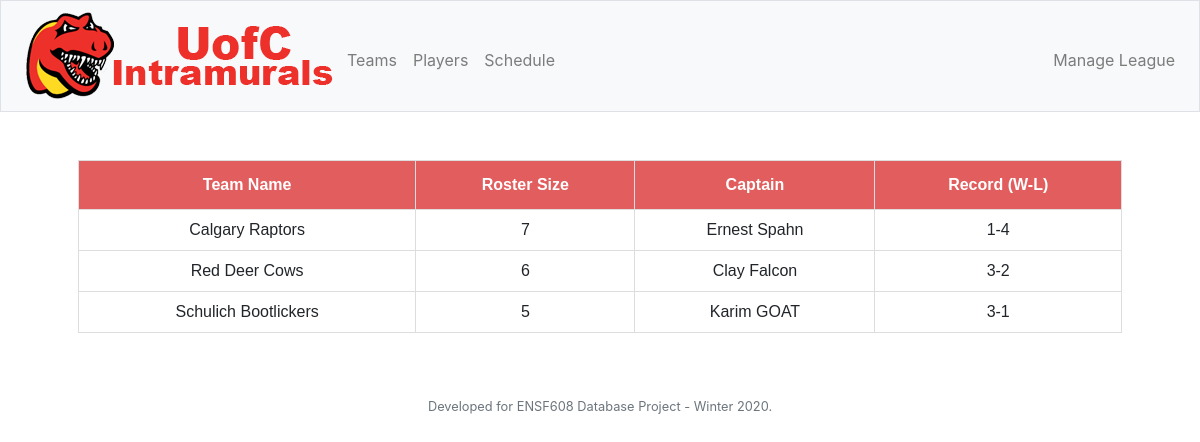
/index, run on the app's committed database.
### tables this page shows
CREATE TABLE "User" (
	"user_id"	INTEGER NOT NULL PRIMARY KEY AUTOINCREMENT UNIQUE,
	"first_name"	TEXT,
	"last_name"	TEXT,
	"email"	TEXT,
	"phone"	TEXT
);

CREATE TABLE "Team" (
	"team_id"	INTEGER NOT NULL PRIMARY KEY AUTOINCREMENT UNIQUE,
	"team_name"	TEXT,
	"roster_id"	INTEGER
);

CREATE TABLE "Roster" (
	"roster_id"	INTEGER NOT NULL PRIMARY KEY AUTOINCREMENT UNIQUE,
	"roster_size"	INTEGER,
	"captain_id"	INTEGER
);

### app/routes.py (the view)
@app.route('/index')
def index():
    result = db.execute(
        "SELECT Team.team_name, Roster.roster_size, User.first_name AS captain_first_name, User.last_name AS captain_last_name\
            FROM Team\
            LEFT JOIN Roster\
            ON Team.roster_id = Roster.roster_id\
            LEFT JOIN User\
            ON Roster.captain_id = User.user_id\
            ORDER BY Roster.roster_id"
    )
    wins = db.execute(
        "SELECT roster_id, COUNT(*) As wins FROM Game, Roster \
        WHERE roster_id = winner_id GROUP BY roster_id"
    )
    losses = db.execute(
        "SELECT roster_id, COUNT(*) As losses FROM Game, Roster \
        WHERE roster_id = loser_id GROUP BY roster_id"
    )
    for i in range(len(result)):
        result[i]['record'] = str(wins[i]['wins']) + "-" + str(losses[i]['losses'])
    return render_template("index.html", db_result=result)

### app/routes.py (called while the page is built)
@app.after_request
def after_request(response):
    response.headers["Cache-Control"] = "no-cache, no-store, must-revalidate"
    response.headers["Expires"] = 0
    response.headers["Pragma"] = "no-cache"
    return response

### app/templates/index.html (shortened to what this page needs)
{% extends "layout.html" %}
{% block main %}
    <table id="table" class="table">
  <thead>
    <tr>
      <th scope="col">Team Name</th>
      <th scope="col">Roster Size</th>
      <th scope="col">Captain</th>
      <th scope="col"><b>Record (W-L)</b></th>
    </tr>
  </thead>
  <tbody>
    {%for result in db_result%}
      <tr>
        <td>{{result['team_name']}}</td>
        <td>{{result['roster_size']}}</td>
        <td>{{result['captain_first_name']}} {{result['captain_last_name']}}</td>
        <td>{{result['record']}}</td>
      </tr>
    {%endfor%}
  </tbody>
</table>
{% endblock main %}

### app/templates/layout.html (shortened to what this page needs)
<!DOCTYPE html>
<html lang="en">
    <head>
        <link href="https://maxcdn.bootstrapcdn.com/bootstrap/4.1.3/css/bootstrap.min.css" rel="stylesheet">
        <link href="/static/styles.css" rel="stylesheet">
    </head>
    <body>
        <nav class="navbar navbar-expand-md navbar-light bg-light border">
            <a href="/">
                <img alt="Go Dinos!" src="/static/logo.png">
            </a>
            <div class="collapse navbar-collapse" id="navbar">
                    <ul class="navbar-nav mr-auto mt-2">
                        <li class="nav-item"><a class="nav-link" href="/index">Teams</a></li>
                        <li class="nav-item"><a class="nav-link" href="/players">Players</a></li>
                        <li class="nav-item"><a class="nav-link" href="/schedule">Schedule</a></li>
                    </ul>
                    <ul class="navbar-nav ml-auto mt-2">
                        <li class="nav-item"><a class="nav-link" href="/manage">Manage League</a></li>
                    </ul>
            </div>
        </nav>
        <main class="container p-5">
            {% block main %}{% endblock %}
        </main>
        <footer class="small text-center text-muted">
            Developed for ENSF608 Database Project - Winter 2020.
        </footer>
    </body>
</html>

### app/static/styles.css (style rules this page uses)
main { overflow-x: auto; text-align: center; }
#table { font-family: "Trebuchet MS", Arial, Helvetica, sans-serif; border-collapse: collapse; width: 100%; }
#table td, #table th { border: 1px solid #ddd; padding: 8px; }
#table th { padding-top: 12px; padding-bottom: 12px; text-align: center; background-color: #E25E5E; color: white; }
@media (min-width: 568px) { html, body { height: 100%; } }

### data on the page
User: team_name "Calgary Raptors", roster_size "7", captain_first_name "Ernest", captain_last_name "Spahn", record "1-4"
User: team_name "Red Deer Cows", roster_size "6", captain_first_name "Clay", captain_last_name "Falcon", record "3-2"
User: team_name "Schulich Bootlickers", roster_size "5", captain_first_name "Karim", captain_last_name "GOAT", record "3-1"
